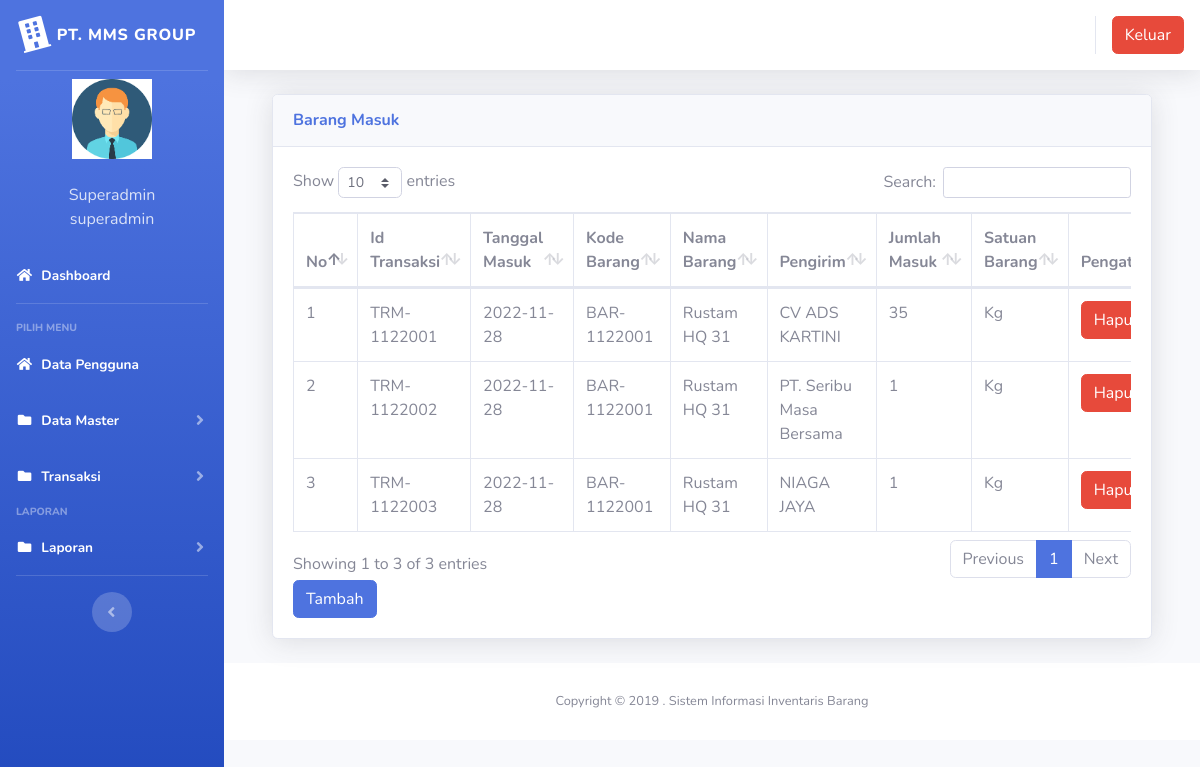
/index3.php?page=barangmasuk (signed in), run on the app's committed database.
### tables this page shows
CREATE TABLE `users` (
  `id` int(11) NOT NULL,
  `nik` varchar(10) NOT NULL,
  `nama` varchar(100) NOT NULL,
  `alamat` varchar(200) NOT NULL,
  `telepon` varchar(100) NOT NULL,
  `username` varchar(100) NOT NULL,
  `password` varchar(100) NOT NULL,
  `level` varchar(25) NOT NULL DEFAULT 'member',
  `foto` varchar(25) NOT NULL
);

CREATE TABLE `barang_masuk` (
  `id` int(11) NOT NULL,
  `id_transaksi` varchar(100) NOT NULL,
  `tanggal` date NOT NULL,
  `kode_barang` varchar(100) NOT NULL,
  `nama_barang` varchar(100) NOT NULL,
  `pengirim` varchar(100) NOT NULL,
  `jumlah` double NOT NULL,
  `satuan` varchar(100) NOT NULL
);

### page/barangmasuk/barangmasuk.php (the view, shortened to what this page needs)
<div class="container-fluid">
  <div class="card shadow mb-4">
    <div class="card-header py-3">
      <h6 class="m-0 font-weight-bold text-primary">Barang Masuk</h6>
    </div>
    <div class="card-body">
      <div class="table-responsive">
        <table class="table table-bordered" id="dataTable" width="100%" cellspacing="0">
        <thead>
                                <tr>
			<th>No</th>
			<th>Id Transaksi</th>
			<th>Tanggal Masuk</th>
			<th>Kode Barang</th>
			<th>Nama Barang</th>
			<th>Pengirim</th>
			<th>Jumlah Masuk</th>
			<th>Satuan Barang</th>
			<th>Pengaturan</th>
                                </tr>
		</thead>
          <tbody>
            <?php
	$no = 1;
	$sql = $koneksi->query("select * from barang_masuk");
	while ($data = $sql->fetch_assoc()) {
	?>
                                <tr>
                                    <td><?php echo $no++; ?></td>
			<td><?php echo $data['id_transaksi'] ?></td>
			<td><?php echo $data['tanggal'] ?></td>
			<td><?php echo $data['kode_barang'] ?></td>
			<td><?php echo $data['nama_barang'] ?></td>
			<td><?php echo $data['pengirim'] ?></td>
			<td><?php echo $data['jumlah'] ?></td>
			<td><?php echo $data['satuan'] ?></td>
			<td>
			<a onclick="return confirm('Apakah anda yakin akan menghapus data ini?')" href="?page=barangmasuk&aksi=hapusbarangmasuk&id_transaksi=<?php echo $data['id_transaksi'] ?>" class="btn btn-danger" >Hapus</a>
			</td>
                                </tr>
	<?php }?>
		   </tbody>
                        </table>
<a href="?page=barangmasuk&aksi=tambahbarangmasuk" class="btn btn-primary" >Tambah</a>
      </div>
    </div>
  </div>
</div>

### index3.php (shortened to what this page needs)
<?php
$koneksi = new mysqli("localhost", "root", "", "inventori");
?>
<!DOCTYPE html>
<html lang="en">
<head>
  <link href="vendor/fontawesome-free/css/all.min.css" rel="stylesheet" type="text/css">
  <link href="css/sb-admin-2.min.css" rel="stylesheet">
  <link href="vendor/datatables/dataTables.bootstrap4.min.css" rel="stylesheet">
</head>
<body id="page-top">
  <div id="wrapper">
    <ul class="navbar-nav bg-gradient-primary sidebar sidebar-dark accordion" id="accordionSidebar">
      <a class="sidebar-brand d-flex align-items-center justify-content-center" href="index3.php">
        <div class="sidebar-brand-icon rotate-n-15">
          <i class="fas fa-building"></i>
        </div>
        <div class="sidebar-brand-text mx-2">PT. MMS GROUP</div>
      </a>
      <hr class="sidebar-divider my-0">
      <?php
      if ($_SESSION['superadmin']) {
        $user = $_SESSION['superadmin'];
      }
      $sql = $koneksi->query("select * from users where id='$user'");
      $data = $sql->fetch_assoc();
      ?>
      <li class="d-flex align-items-center justify-content-center">
        <a class="nav-link">
          <img src="img/<?php echo $data['foto'] ?>" class="img-circle" width="80" alt="User" /></a>
      </li>
      <li class="nav-item ">
        <a class="nav-link">
          <div class="d-flex align-items-center justify-content-center" class="name"> <?php echo  $data['nama']; ?></div>
          <div class="d-flex align-items-center justify-content-center" class="email"><?php echo $data['level']; ?></div>
        </a>
      </li>
      <li class="nav-item active">
        <a class="nav-link" href="?page=home3">
          <i class="fas fa-fw fa-home"></i>
          <span>Dashboard</span></a>
      </li>
      <hr class="sidebar-divider">
      <div class="sidebar-heading">
        Pilih Menu
      </div>
      <li class="nav-item active">
        <a class="nav-link" href="?page=pengguna">
          <i class="fas fa-fw fa-home"></i>
          <span>Data Pengguna</span></a>
      </li>
      <li class="nav-item active">
        <a class="nav-link collapsed" href="#" data-toggle="collapse" data-target="#collapseData" aria-expanded="true" aria-controls="collapseData">
          <i class="fas fa-fw fa-folder"></i>
          <span>Data Master</span>
        </a>
      </li>
      <li class="nav-item active">
        <a class="nav-link collapsed" href="#" data-toggle="collapse" data-target="#collapsePages" aria-expanded="true" aria-controls="collapsePages">
          <i class="fas fa-fw fa-folder"></i>
          <span>Transaksi</span>
        </a>
      </li>
      <div class="sidebar-heading">
        Laporan
      </div>
      <li class="nav-item active">
        <a class="nav-link collapsed" href="#" data-toggle="collapse" data-target="#collapseLaporan" aria-expanded="true" aria-controls="collapseLaporan">
          <i class="fas fa-fw fa-folder"></i>
          <span>Laporan</span>
        </a>
      </li>
      <hr class="sidebar-divider d-none d-md-block">
      <div class="text-center d-none d-md-inline">
        <button class="rounded-circle border-0" id="sidebarToggle"></button>
      </div>
    </ul>
    <div id="content-wrapper" class="d-flex flex-column">
      <div id="content">
        <nav class="navbar navbar-expand navbar-light bg-white topbar mb-4 static-top shadow">
          <ul class="navbar-nav ml-auto">
            <li class="nav-item dropdown no-arrow">
              <div class="top-menu">
                <ul class="nav pull-right top-menu">
                  <li><a onclick="return confirm('Apakah anda yakin akan logout?')" class="btn btn-danger" class="logout" href="logout.php">Keluar</a></li>
                </ul>
              </div>
            </li>
          </ul>
        </nav>
        <div class="container-fluid">
          <section class="content">
            <?php
            $page = $_GET['page'];
            $aksi = $_GET['aksi'];
            if ($page == "barangmasuk") {
              if ($aksi == "") {
                include "page/barangmasuk/barangmasuk.php";
              }
            }
            ?>
          </section>
        </div>
        <footer class="sticky-footer bg-white">
          <div class="container my-auto">
            <div class="copyright text-center my-auto">
              <span>Copyright &copy; 2019 . Sistem Informasi Inventaris Barang</span>
            </div>
          </div>
        </footer>
      </div>
    </div>
  </div>
</body>
</html>

### data on the page
users: foto (picture), nama "Superadmin", level "superadmin"
barang_masuk: id_transaksi "TRM-1122001", tanggal "2022-11-28", kode_barang "BAR-1122001", nama_barang "Rustam HQ 31", pengirim "CV ADS KARTINI", jumlah "35", satuan "Kg"
barang_masuk: id_transaksi "TRM-1122002", tanggal "2022-11-28", kode_barang "BAR-1122001", nama_barang "Rustam HQ 31", pengirim "PT. Seribu Masa Bersama", jumlah "1", satuan "Kg"
barang_masuk: id_transaksi "TRM-1122003", tanggal "2022-11-28", kode_barang "BAR-1122001", nama_barang "Rustam HQ 31", pengirim "NIAGA JAYA", jumlah "1", satuan "Kg"
